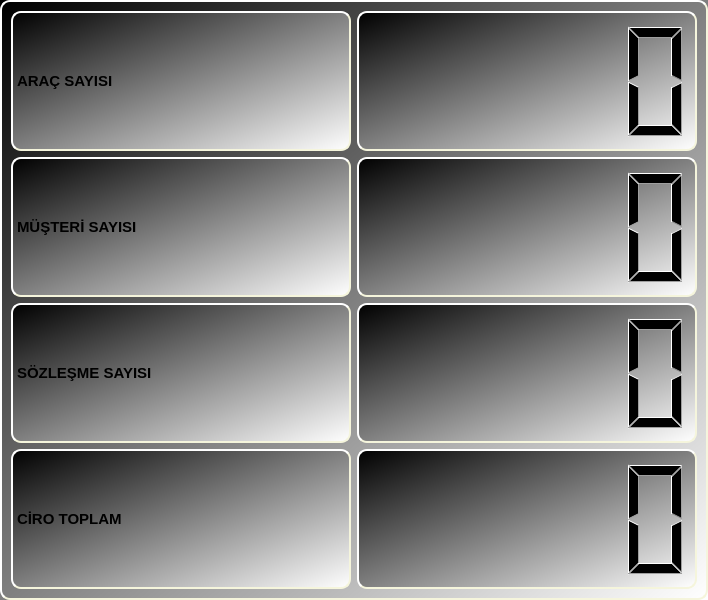
<?xml version="1.0" encoding="UTF-8"?>
<ui version="4.0">
 <class>raporlar</class>
 <widget class="QWidget" name="raporlar">
  <property name="geometry">
   <rect>
    <x>0</x>
    <y>0</y>
    <width>708</width>
    <height>600</height>
   </rect>
  </property>
  <property name="windowTitle">
   <string>Form</string>
  </property>
  <property name="styleSheet">
   <string notr="true">color: rgb(0, 0, 0);
    border-style: outset;
    border-width: 2px;
    border-radius: 10px;
    border-color: beige;
    font: bold 15px;
background-color: qlineargradient(spread:pad, x1:0, y1:0, x2:1, y2:0, stop:0 rgba(0, 0, 0, 255), stop:1 rgba(255, 255, 255, 255));
background-color: qlineargradient(spread:pad, x1:0, y1:0, x2:1, y2:1, stop:0 rgba(0, 0, 0, 255), stop:1 rgba(255, 255, 255, 255));
</string>
  </property>
  <layout class="QGridLayout" name="gridLayout_3">
   <item row="1" column="1">
    <layout class="QHBoxLayout" name="horizontalLayout">
     <item>
      <layout class="QGridLayout" name="gridLayout">
       <item row="3" column="0">
        <widget class="QLabel" name="label_3">
         <property name="styleSheet">
          <string notr="true">font: 87 22pt &quot;Segoe UI Black&quot;;
color: rgb(0, 0, 0);</string>
         </property>
         <property name="text">
          <string>SÖZLEŞME SAYISI</string>
         </property>
        </widget>
       </item>
       <item row="0" column="0">
        <widget class="QLabel" name="label">
         <property name="styleSheet">
          <string notr="true">font: 75 20pt &quot;MS Shell Dlg 2&quot;;
font: 87 22pt &quot;Segoe UI Black&quot;;
color: rgb(0, 0, 0);</string>
         </property>
         <property name="text">
          <string>ARAÇ SAYISI</string>
         </property>
        </widget>
       </item>
       <item row="2" column="0">
        <widget class="QLabel" name="label_2">
         <property name="styleSheet">
          <string notr="true">font: 87 22pt &quot;Segoe UI Black&quot;;
color: rgb(0, 0, 0);</string>
         </property>
         <property name="text">
          <string>MÜŞTERİ SAYISI</string>
         </property>
        </widget>
       </item>
       <item row="4" column="0">
        <widget class="QLabel" name="label_4">
         <property name="styleSheet">
          <string notr="true">font: 87 22pt &quot;Segoe UI Black&quot;;
color: rgb(0, 0, 0);</string>
         </property>
         <property name="text">
          <string>CİRO TOPLAM</string>
         </property>
        </widget>
       </item>
      </layout>
     </item>
     <item>
      <layout class="QGridLayout" name="gridLayout_2">
       <item row="0" column="0">
        <widget class="QLCDNumber" name="lcdNumber_ARACSAYISI"/>
       </item>
       <item row="2" column="0">
        <widget class="QLCDNumber" name="lcdNumber_SOZLESMESAYISI"/>
       </item>
       <item row="1" column="0">
        <widget class="QLCDNumber" name="lcdNumber_MUSTERISAYISI"/>
       </item>
       <item row="3" column="0">
        <widget class="QLCDNumber" name="lcdNumber_CIROTOPLAM"/>
       </item>
      </layout>
     </item>
    </layout>
   </item>
  </layout>
 </widget>
 <resources/>
 <connections/>
</ui>
